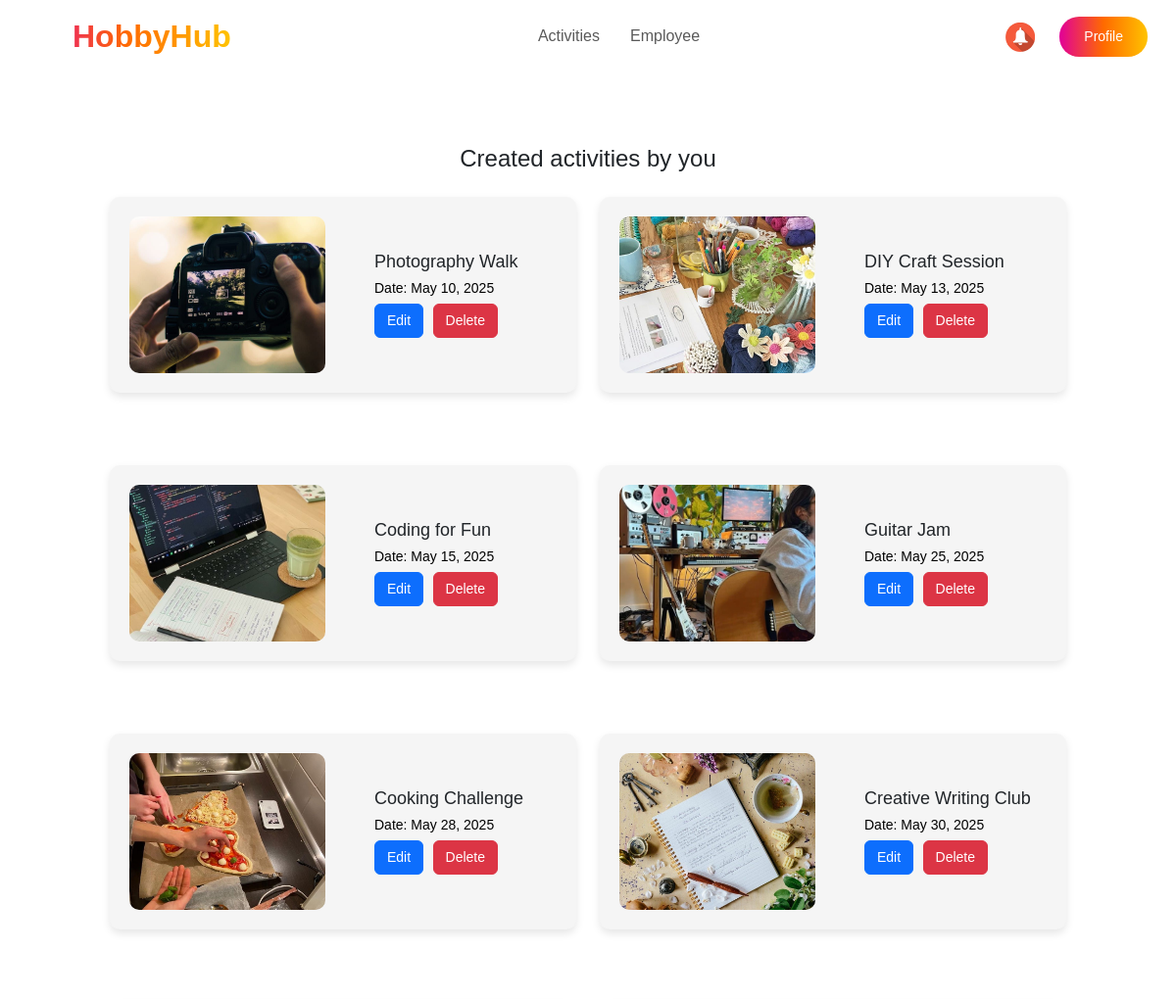
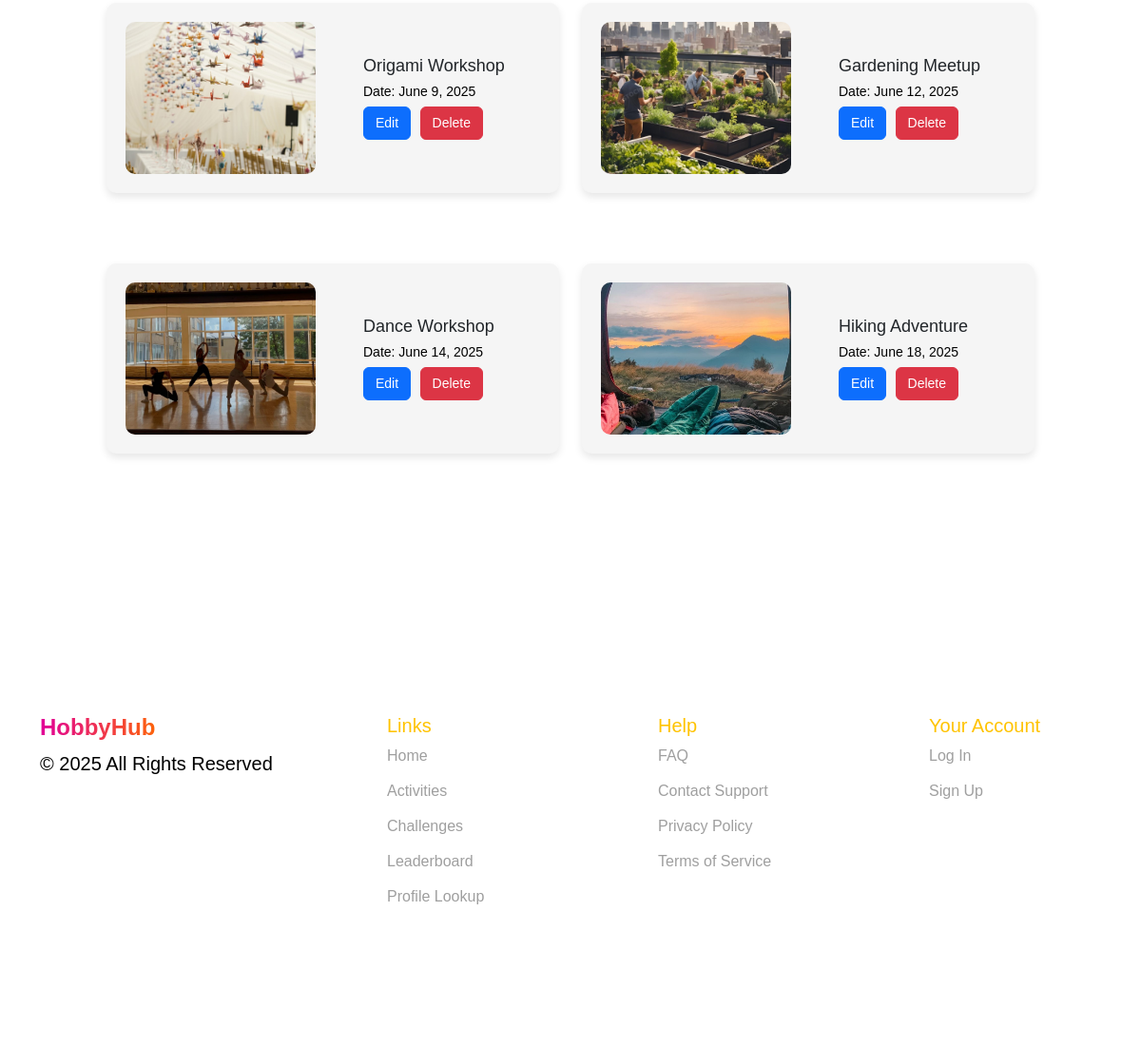
The app's page /organizer/ with its own data (2 pictures, top to bottom).
### events/models.py (models this page shows, shortened)
class Event(models.Model):
    title=models.CharField(max_length=150)
    description=models.TextField()
    location=models.CharField(max_length=250)
    date=models.DateField()
    time=models.TimeField()
    hobby_type=models.CharField(max_length=150)
    image=models.ImageField(upload_to='event_images/', height_field=None, width_field=None, max_length=None,  null=True, blank=True)

### events/views.py (the view)
# urls.py: path('organizer/',organizer_view),
def organizer_view(request):
    events=Event.objects.all()
    return render(request,'organizer.html',{'events':events})

### events/templates/organizer.html (shortened to what this page needs)
<!DOCTYPE html>
<html lang="en">
<head>
    {% load static %}
    <link rel="stylesheet" href="https://cdn.jsdelivr.net/npm/bootstrap@5.3.0/dist/css/bootstrap.min.css">
    <link rel="stylesheet" href="{% static 'css/all.css' %}">
    <link href="https://fonts.cdnfonts.com/css/gilroy-bold" rel="stylesheet">
</head>
<body>
    <section class="header">
        <nav class="navbar navbar-expand-lg navbar-bold bg-white  px-4 fixed-top">
            <a class="navbar-brand fw-bold gradient-text logo" href="#">HobbyHub</span></a>
            <div class="collapse navbar-collapse justify-content-center" id="navbarNav">
                <ul class="navbar-nav">
                    <li class="nav-item header-text"><a class="nav-link" href="#">Activities</a></li>
                    <li class="nav-item header-text"><a class="nav-link" href="#">Employee</a></li>
                </ul>
            </div>
            <div class="d-flex">
                <a class="notifications"><img src="{% static 'images/bell.jpg' %}" alt="Notification"></a>
                <button class="btn btn-gradient">Profile</button>
            </div>
        </nav>
    </section>
    <section class="your-activities">
        <div class="container mt-5">
            <h2 class="title text-center">Created activities by you</h2>
            <div class="row mt-4">
                {% for event in events %}
                <div class="col-md-6 mb-4" id="activities">
                    <div class="activity-card">
                            <img src="{{ event.image.url }}" class="activity-img" alt="{{ event.title }}" width="200">
                            <div class="activity-info">
                                <h5>{{ event.title }}</h5>
                                <p>Date: {{ event.date }}</p>
                                <button class="btn btn-primary">Edit</button>
                                <button class="btn btn-danger">Delete</button>
                            </div>
                        </div>
                    </div>
                {% endfor %}
            </div>
        </div>
    </section>
    <footer class="footer">
        <div class="container">
            <div class="row">
                <div class="col-md-3">
                    <h4 class="fw-bold gradient-text">HobbyHub</h4>
                    <p>© 2025 All Rights Reserved</p>
                </div>
                <div class="col-md-3">
                    <h5>Links</h5>
                    <ul>
                        <li><a href="#">Home</a></li>
                        <li><a href="#">Activities</a></li>
                        <li><a href="#">Challenges</a></li>
                        <li><a href="#">Leaderboard</a></li>
                        <li><a href="#">Profile Lookup</a></li>
                    </ul>
                </div>
                <div class="col-md-3">
                    <h5>Help</h5>
                    <ul>
                        <li><a href="#">FAQ</a></li>
                        <li><a href="#">Contact Support</a></li>
                        <li><a href="#">Privacy Policy</a></li>
                        <li><a href="#">Terms of Service</a></li>
                    </ul>
                </div>
                <div class="col-md-3">
                    <h5>Your Account</h5>
                    <ul>
                        <li><a href="#">Log In</a></li>
                        <li><a href="#">Sign Up</a></li>
                    </ul>
                </div>
            </div>
        </div>
    </footer>
</body>
</html>

### events/static/css/guest-styles.css (style rules this page uses)
html { scroll-behavior: smooth; }
body { font-family: 'Gilroy-bold', sans-serif; background-color: #F5F5F5; }
p { color: #000000; font-weight: 400; font-size: 20px; }
.gradient-text { background: linear-gradient(90deg, #E10098 0%, #FF6A00 50%, #FFC300 100%); -webkit-background-clip: text; -webkit-text-fill-color: transparent; font-weight: bold; }
.nav-item a { margin-right: 15px; }
.btn-gradient { background: linear-gradient(90deg, #E10098 0%, #FF6A00 50%, #FFC300 100%); color: white; border-radius: 20px; padding: 10px 25px; font-size: 18px; border: none; cursor: pointer; transition: 0.3s; }
.logo { font-size: 2rem; font-weight: bold; }
.footer { height: 450px; background: #FFFFFF; color: black; padding: 100px 0; }
.footer h5 { padding-left: 80px; color: #FFC300; }
.footer ul { list-style: none; display: flex; flex-direction: column; padding-left: 50px; }
.footer ul li { margin-bottom: 13px; }
.footer ul li a { color: #9F9F9F; text-decoration: none; padding-left: 30px; }

### events/static/css/organizer-styles.css (style rules this page uses)
body { font-family: 'Gilroy-bold', sans-serif; background-color: #F5F5F5; }
p { color: #000000; font-weight: 400; font-size: 20px; }
.header { background-color: gainsboro; }
.gradient-text { background: linear-gradient(90deg, #E10098 0%, #FF6A00 50%, #FFC300 100%); -webkit-background-clip: text; -webkit-text-fill-color: transparent; font-weight: bold; }
.btn-gradient { background: linear-gradient(90deg, #E10098 0%, #FF6A00 50%, #FFC300 100%); color: white; border-radius: 20px; padding: 10px 25px; font-size: 18px; border: none; cursor: pointer; transition: 0.3s; }
.logo { font-size: 2rem; font-weight: bold; padding-left: 50px; }
.footer { height: 450px; background: #FFFFFF; color: black; padding: 100px 0; }
.footer h5 { padding-left: 80px; color: #FFC300; }
.footer ul { list-style: none; display: flex; flex-direction: column; padding-left: 50px; }
.footer ul li { margin-bottom: 13px; }
.footer ul li a { color: #9F9F9F; text-decoration: none; padding-left: 30px; }
.your-activities { padding: 100px; background-color: #FFFFFF; }
.title { font-family: 'Gilroy-Bold', sans-serif; font-size: 24px; margin-bottom: 20px; }
.activity-card { display: flex; align-items: center; background: #F5F5F5; padding: 20px; border-radius: 10px; box-shadow: 0 4px 8px rgba(0, 0, 0, 0.1); margin-bottom: 50px; }
.activity-img { width: 200px; height: 160px; border-radius: 10px; object-fit: cover; margin-right: 50px; }
.activity-info h5 { font-family: 'Gilroy-Bold', sans-serif; margin: 0; font-size: 18px; }
.activity-info p { margin: 5px 0; font-size: 14px; }
.btn { font-size: 14px; margin-right: 5px; }
.notifications img { width:30px; height:30px; margin-right: 25px; margin-top: 6px; }

### events/static/css/user-styles.css (style rules this page uses)
body { overflow-x: hidden; }

### events/static/css/profile.css (style rules this page uses)
.activity-card { border-radius: 10px; overflow: hidden; transition: transform 0.3s; }

### records on screen
Event: image (picture), title "Photography Walk", date "May 10, 2025"
Event: image (picture), title "DIY Craft Session", date "May 13, 2025"
Event: image (picture), title "Coding for Fun", date "May 15, 2025"
Event: image (picture), title "Guitar Jam", date "May 25, 2025"
Event: image (picture), title "Cooking Challenge", date "May 28, 2025"
Event: image (picture), title "Creative Writing Club", date "May 30, 2025"
Event: image (picture), title "Origami Workshop", date "June 9, 2025"
Event: image (picture), title "Gardening Meetup", date "June 12, 2025"
Event: image (picture), title "Dance Workshop", date "June 14, 2025"
Event: image (picture), title "Hiking Adventure", date "June 18, 2025"
